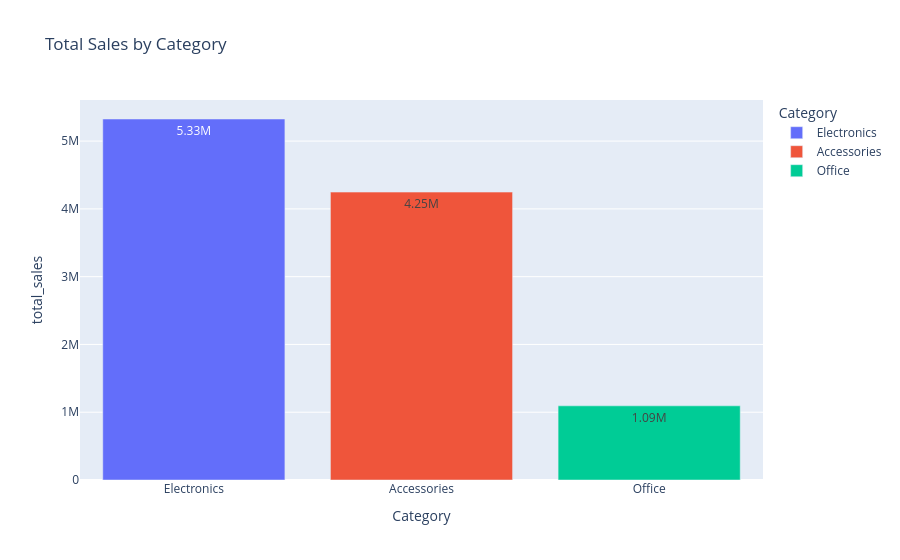
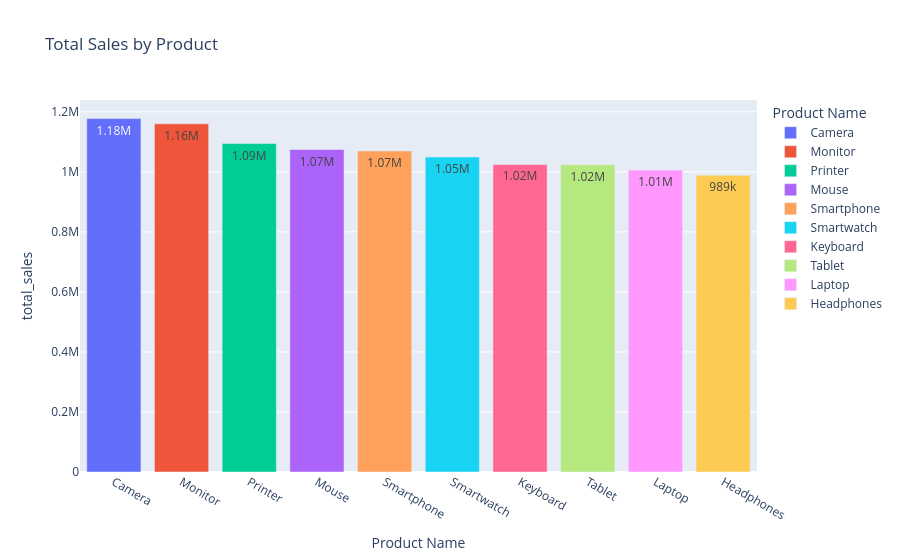
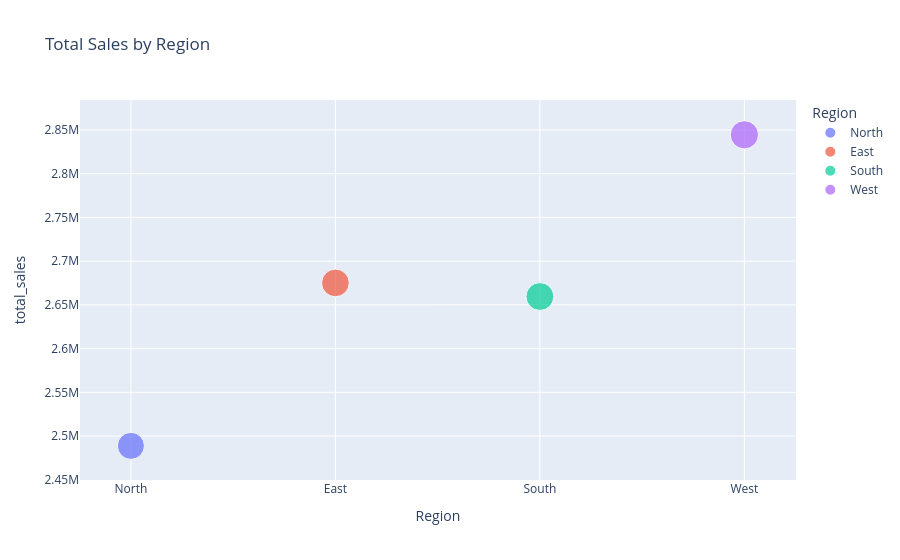

Notebook code for these charts, in order:
### Code cell
# import libraries
import polars as pl
import plotly.express as px
from pathlib import Path

#make path and load datasets
file_path = Path("ecommerce_sales_data.csv")
df = pl.read_csv(file_path)
print(df.head())
print(df.describe())
print(df.null_count())

# convert from str  to date format
df = df.with_columns(
    pl.col("Order Date").str.strptime(pl.Date, "%Y-%m-%d", strict=False)
)

# upload cleaner dataset version
df.write_csv("cleaned_ecommerce_sales_data.csv")

# aggregation
df_category = (
    df.group_by("Category")
       .agg([
        pl.sum("Sales").alias("total_sales"),
        pl.sum("Profit").alias("total_profit")
    ]).sort("total_sales", descending=True)
)

df_product = (
    df.group_by("Product Name")
     .agg([
        pl.sum("Sales").alias("total_sales"),
        pl.sum("Profit").alias("total_profit"),
    ])
    .sort("total_sales", descending=True).head(10)
)

df_region = (
    df.group_by("Region", maintain_order=True)
       .agg([
        pl.sum("Sales").alias("total_sales"),
        pl.sum("Profit").alias("total_profit"),
        pl.sum("Quantity").alias("total_quantity")
    ])
)

#conver to pandas for plotly
category_pd = df_category.to_pandas()
product_pd = df_product.to_pandas()
region_pd = df_region.to_pandas()

# visualization
fig1 = px.bar(
    category_pd,
    x="Category",

    y="total_sales",
    color="Category",
    hover_data=["total_profit"],
    text_auto=".3s",
    title="Total Sales by Category"
)
fig1.show()

fig2 = px.bar(
    product_pd,
    x="Product Name",
    y="total_sales",
    color="Product Name",
    text_auto=".3s",
    hover_data=["total_profit"],
    title="Total Sales by Product"
)
fig2.show()

fig3 = px.scatter(
    region_pd,
    x="Region",
    y="total_sales",
    size="total_quantity",
    color="Region",
    hover_data=["total_profit"],
    trendline="ols",
    title="Total Sales by Region"
)
fig3.show()

### Figure 1 — Plotly figure (JSON) as saved in the notebook; plotly's stock layout.template omitted (floating-point values rounded to 4 significant figures)
{"data": [{"customdata": [[923200.0]], "hovertemplate": "Category=%{x}<br>total_sales=%{y}<br>total_profit=%{customdata[0]}<extra></extra>", "legendgroup": "Electronics", "marker": {"color": "#636efa", "pattern": {"shape": ""}}, "name": "Electronics", "orientation": "v", "showlegend": true, "textposition": "auto", "texttemplate": "%{y:.3s}", "x": ["Electronics"], "xaxis": "x", "y": [5326074], "yaxis": "y", "type": "bar"}, {"customdata": [[736100.0]], "hovertemplate": "Category=%{x}<br>total_sales=%{y}<br>total_profit=%{customdata[0]}<extra></extra>", "legendgroup": "Accessories", "marker": {"color": "#EF553B", "pattern": {"shape": ""}}, "name": "Accessories", "orientation": "v", "showlegend": true, "textposition": "auto", "texttemplate": "%{y:.3s}", "x": ["Accessories"], "xaxis": "x", "y": [4247591], "yaxis": "y", "type": "bar"}, {"customdata": [[185400.0]], "hovertemplate": "Category=%{x}<br>total_sales=%{y}<br>total_profit=%{customdata[0]}<extra></extra>", "legendgroup": "Office", "marker": {"color": "#00cc96", "pattern": {"shape": ""}}, "name": "Office", "orientation": "v", "showlegend": true, "textposition": "auto", "texttemplate": "%{y:.3s}", "x": ["Office"], "xaxis": "x", "y": [1094216], "yaxis": "y", "type": "bar"}], "layout": {"xaxis": {"anchor": "y", "domain": [0.0, 1.0], "title": {"text": "Category"}, "categoryorder": "array", "categoryarray": ["Electronics", "Accessories", "Office"]}, "yaxis": {"anchor": "x", "domain": [0.0, 1.0], "title": {"text": "total_sales"}}, "legend": {"title": {"text": "Category"}, "tracegroupgap": 0}, "title": {"text": "Total Sales by Category"}, "barmode": "relative"}}

### Figure 2 — Plotly figure (JSON) as saved in the notebook; plotly's stock layout.template omitted (floating-point values rounded to 4 significant figures)
{"data": [{"customdata": [[207600.0]], "hovertemplate": "Product Name=%{x}<br>total_sales=%{y}<br>total_profit=%{customdata[0]}<extra></extra>", "legendgroup": "Camera", "marker": {"color": "#636efa", "pattern": {"shape": ""}}, "name": "Camera", "orientation": "v", "showlegend": true, "textposition": "auto", "texttemplate": "%{y:.3s}", "x": ["Camera"], "xaxis": "x", "y": [1177381], "yaxis": "y", "type": "bar"}, {"customdata": [[202000.0]], "hovertemplate": "Product Name=%{x}<br>total_sales=%{y}<br>total_profit=%{customdata[0]}<extra></extra>", "legendgroup": "Monitor", "marker": {"color": "#EF553B", "pattern": {"shape": ""}}, "name": "Monitor", "orientation": "v", "showlegend": true, "textposition": "auto", "texttemplate": "%{y:.3s}", "x": ["Monitor"], "xaxis": "x", "y": [1160048], "yaxis": "y", "type": "bar"}, {"customdata": [[185400.0]], "hovertemplate": "Product Name=%{x}<br>total_sales=%{y}<br>total_profit=%{customdata[0]}<extra></extra>", "legendgroup": "Printer", "marker": {"color": "#00cc96", "pattern": {"shape": ""}}, "name": "Printer", "orientation": "v", "showlegend": true, "textposition": "auto", "texttemplate": "%{y:.3s}", "x": ["Printer"], "xaxis": "x", "y": [1094216], "yaxis": "y", "type": "bar"}, {"customdata": [[185800.0]], "hovertemplate": "Product Name=%{x}<br>total_sales=%{y}<br>total_profit=%{customdata[0]}<extra></extra>", "legendgroup": "Mouse", "marker": {"color": "#ab63fa", "pattern": {"shape": ""}}, "name": "Mouse", "orientation": "v", "showlegend": true, "textposition": "auto", "texttemplate": "%{y:.3s}", "x": ["Mouse"], "xaxis": "x", "y": [1074398], "yaxis": "y", "type": "bar"}, {"customdata": [[183300.0]], "hovertemplate": "Product Name=%{x}<br>total_sales=%{y}<br>total_profit=%{customdata[0]}<extra></extra>", "legendgroup": "Smartphone", "marker": {"color": "#FFA15A", "pattern": {"shape": ""}}, "name": "Smartphone", "orientation": "v", "showlegend": true, "textposition": "auto", "texttemplate": "%{y:.3s}", "x": ["Smartphone"], "xaxis": "x", "y": [1069681], "yaxis": "y", "type": "bar"}, {"customdata": [[179000.0]], "hovertemplate": "Product Name=%{x}<br>total_sales=%{y}<br>total_profit=%{customdata[0]}<extra></extra>", "legendgroup": "Smartwatch", "marker": {"color": "#19d3f3", "pattern": {"shape": ""}}, "name": "Smartwatch", "orientation": "v", "showlegend": true, "textposition": "auto", "texttemplate": "%{y:.3s}", "x": ["Smartwatch"], "xaxis": "x", "y": [1049211], "yaxis": "y", "type": "bar"}, {"customdata": [[175800.0]], "hovertemplate": "Product Name=%{x}<br>total_sales=%{y}<br>total_profit=%{customdata[0]}<extra></extra>", "legendgroup": "Keyboard", "marker": {"color": "#FF6692", "pattern": {"shape": ""}}, "name": "Keyboard", "orientation": "v", "showlegend": true, "textposition": "auto", "texttemplate": "%{y:.3s}", "x": ["Keyboard"], "xaxis": "x", "y": [1024507], "yaxis": "y", "type": "bar"}, {"customdata": [[167500.0]], "hovertemplate": "Product Name=%{x}<br>total_sales=%{y}<br>total_profit=%{customdata[0]}<extra></extra>", "legendgroup": "Tablet", "marker": {"color": "#B6E880", "pattern": {"shape": ""}}, "name": "Tablet", "orientation": "v", "showlegend": true, "textposition": "auto", "texttemplate": "%{y:.3s}", "x": ["Tablet"], "xaxis": "x", "y": [1023928], "yaxis": "y", "type": "bar"}, {"customdata": [[185800.0]], "hovertemplate": "Product Name=%{x}<br>total_sales=%{y}<br>total_profit=%{customdata[0]}<extra></extra>", "legendgroup": "Laptop", "marker": {"color": "#FF97FF", "pattern": {"shape": ""}}, "name": "Laptop", "orientation": "v", "showlegend": true, "textposition": "auto", "texttemplate": "%{y:.3s}", "x": ["Laptop"], "xaxis": "x", "y": [1005873], "yaxis": "y", "type": "bar"}, {"customdata": [[172500.0]], "hovertemplate": "Product Name=%{x}<br>total_sales=%{y}<br>total_profit=%{customdata[0]}<extra></extra>", "legendgroup": "Headphones", "marker": {"color": "#FECB52", "pattern": {"shape": ""}}, "name": "Headphones", "orientation": "v", "showlegend": true, "textposition": "auto", "texttemplate": "%{y:.3s}", "x": ["Headphones"], "xaxis": "x", "y": [988638], "yaxis": "y", "type": "bar"}], "layout": {"xaxis": {"anchor": "y", "domain": [0.0, 1.0], "title": {"text": "Product Name"}, "categoryorder": "array", "categoryarray": ["Camera", "Monitor", "Printer", "Mouse", "Smartphone", "Smartwatch", "Keyboard", "Tablet", "Laptop", "Headphones"]}, "yaxis": {"anchor": "x", "domain": [0.0, 1.0], "title": {"text": "total_sales"}}, "legend": {"title": {"text": "Product Name"}, "tracegroupgap": 0}, "title": {"text": "Total Sales by Product"}, "barmode": "relative"}}

### Figure 3 — Plotly figure (JSON) as saved in the notebook; plotly's stock layout.template omitted (floating-point values rounded to 4 significant figures)
{"data": [{"customdata": [[426300.0]], "hovertemplate": "Region=%{x}<br>total_sales=%{y}<br>total_quantity=%{marker.size}<br>total_profit=%{customdata[0]}<extra></extra>", "legendgroup": "North", "marker": {"color": "#636efa", "size": [4106], "sizemode": "area", "sizeref": 11.22, "symbol": "circle"}, "mode": "markers", "name": "North", "orientation": "v", "showlegend": true, "x": ["North"], "xaxis": "x", "y": [2488773], "yaxis": "y", "type": "scatter"}, {"hovertemplate": "Region=North<extra></extra>", "legendgroup": "North", "marker": {"color": "#636efa", "symbol": "circle"}, "mode": "lines", "name": "North", "showlegend": false, "xaxis": "x", "yaxis": "y", "type": "scatter"}, {"customdata": [[464900.0]], "hovertemplate": "Region=%{x}<br>total_sales=%{y}<br>total_quantity=%{marker.size}<br>total_profit=%{customdata[0]}<extra></extra>", "legendgroup": "East", "marker": {"color": "#EF553B", "size": [4306], "sizemode": "area", "sizeref": 11.22, "symbol": "circle"}, "mode": "markers", "name": "East", "orientation": "v", "showlegend": true, "x": ["East"], "xaxis": "x", "y": [2675110], "yaxis": "y", "type": "scatter"}, {"hovertemplate": "Region=East<extra></extra>", "legendgroup": "East", "marker": {"color": "#EF553B", "symbol": "circle"}, "mode": "lines", "name": "East", "showlegend": false, "xaxis": "x", "yaxis": "y", "type": "scatter"}, {"customdata": [[458100.0]], "hovertemplate": "Region=%{x}<br>total_sales=%{y}<br>total_quantity=%{marker.size}<br>total_profit=%{customdata[0]}<extra></extra>", "legendgroup": "South", "marker": {"color": "#00cc96", "size": [4361], "sizemode": "area", "sizeref": 11.22, "symbol": "circle"}, "mode": "markers", "name": "South", "orientation": "v", "showlegend": true, "x": ["South"], "xaxis": "x", "y": [2659548], "yaxis": "y", "type": "scatter"}, {"hovertemplate": "Region=South<extra></extra>", "legendgroup": "South", "marker": {"color": "#00cc96", "symbol": "circle"}, "mode": "lines", "name": "South", "showlegend": false, "xaxis": "x", "yaxis": "y", "type": "scatter"}, {"customdata": [[495400.0]], "hovertemplate": "Region=%{x}<br>total_sales=%{y}<br>total_quantity=%{marker.size}<br>total_profit=%{customdata[0]}<extra></extra>", "legendgroup": "West", "marker": {"color": "#ab63fa", "size": [4488], "sizemode": "area", "sizeref": 11.22, "symbol": "circle"}, "mode": "markers", "name": "West", "orientation": "v", "showlegend": true, "x": ["West"], "xaxis": "x", "y": [2844450], "yaxis": "y", "type": "scatter"}, {"hovertemplate": "Region=West<extra></extra>", "legendgroup": "West", "marker": {"color": "#ab63fa", "symbol": "circle"}, "mode": "lines", "name": "West", "showlegend": false, "xaxis": "x", "yaxis": "y", "type": "scatter"}], "layout": {"xaxis": {"anchor": "y", "domain": [0.0, 1.0], "title": {"text": "Region"}, "categoryorder": "array", "categoryarray": ["North", "East", "South", "West"]}, "yaxis": {"anchor": "x", "domain": [0.0, 1.0], "title": {"text": "total_sales"}}, "legend": {"title": {"text": "Region"}, "tracegroupgap": 0, "itemsizing": "constant"}, "title": {"text": "Total Sales by Region"}}}
